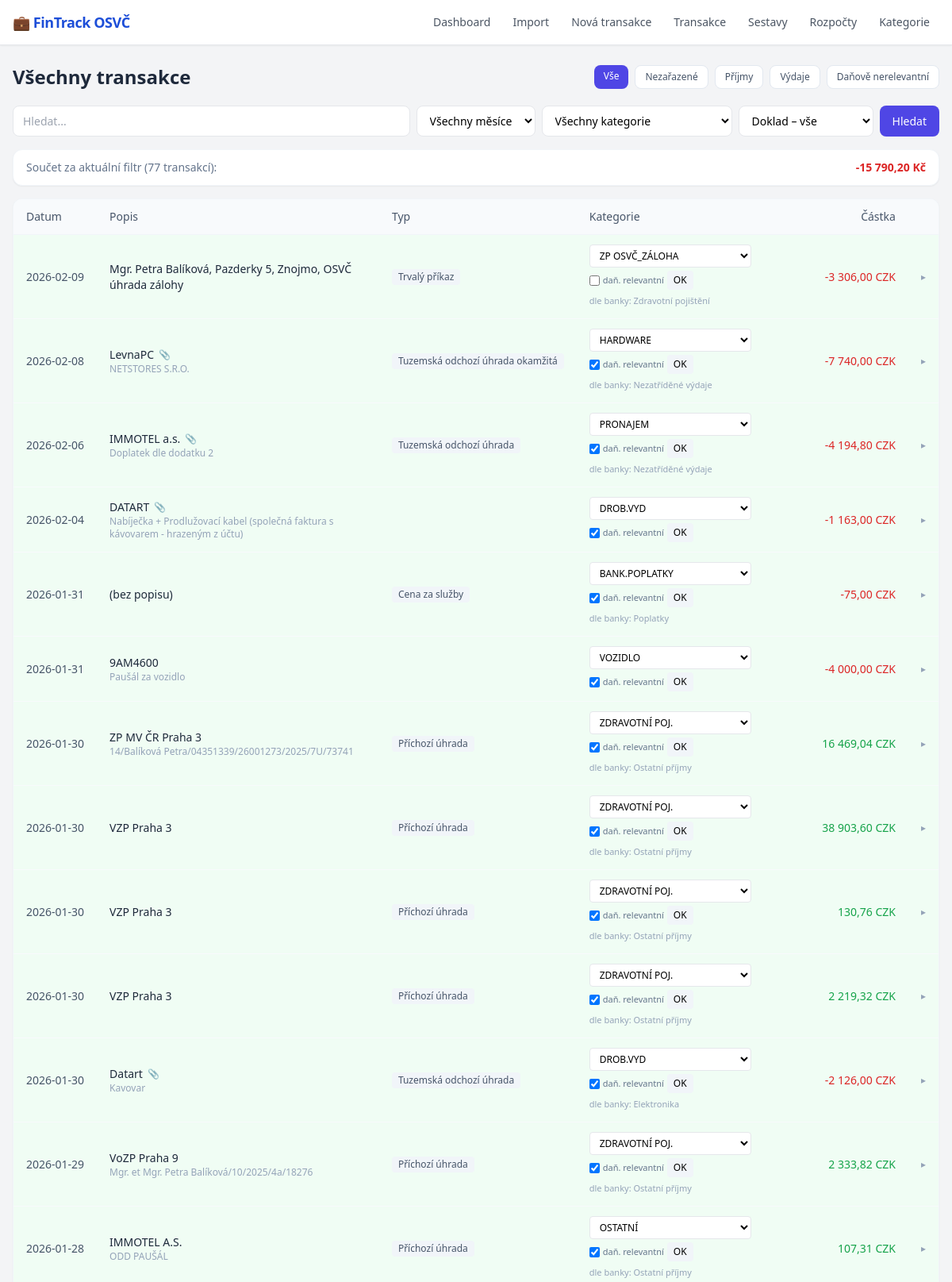
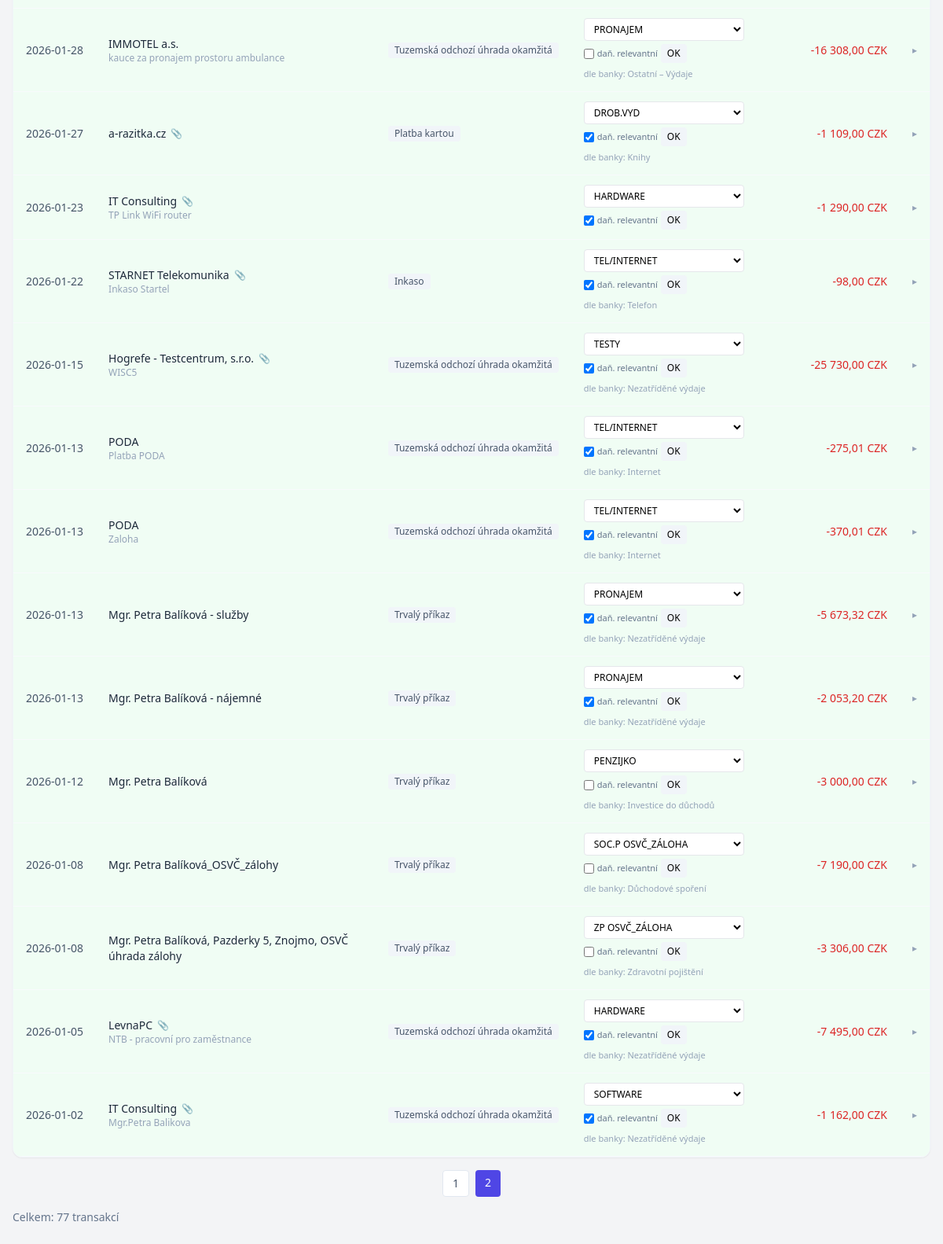
Screenshot of /transactions?page=2 with the database file from the repository (2 pictures, top to bottom).
### database.py (models this page shows)
class Transaction(Base):
    __tablename__ = "transactions"
    id = Column(Integer, primary_key=True, index=True)
    import_batch_id = Column(Integer, ForeignKey("import_batches.id"), nullable=True)
    category_id = Column(Integer, ForeignKey("categories.id"), nullable=True)
    cs_transaction_id = Column(String, nullable=True, index=True)
    date = Column(String, nullable=True)
    year = Column(Integer, nullable=True, index=True)
    month = Column(Integer, nullable=True, index=True)
    amount = Column(Float, nullable=False, default=0.0)
    currency = Column(String, default="CZK")
    counterparty_account = Column(String, nullable=True)
    counterparty_name = Column(String, nullable=True)
    bank_code = Column(String, nullable=True)
    iban = Column(String, nullable=True)
    bic = Column(String, nullable=True)
    variable_symbol = Column(String, nullable=True)
    constant_symbol = Column(String, nullable=True)
    specific_symbol = Column(String, nullable=True)
    description = Column(Text, nullable=True)
    transaction_type = Column(String, nullable=True)
    message_for_me = Column(Text, nullable=True)
    payer_address = Column(Text, nullable=True)
    message_for_recipient = Column(Text, nullable=True)
    recipient_address = Column(Text, nullable=True)
    note = Column(Text, nullable=True)
    bank_category = Column(String, nullable=True)
    card_number = Column(String, nullable=True)
    card_location = Column(String, nullable=True)
    payment_reference = Column(String, nullable=True)
    raw_data = Column(Text, nullable=True)
    is_income = Column(Boolean, default=False)
    source_type = Column(String, default="bank")
    tax_relevant = Column(Boolean, default=True)
    document_url = Column(Text, nullable=True)
    suggested_category_id = Column(Integer, ForeignKey("categories.id"), nullable=True)
    suggested_tax_relevant = Column(Boolean, nullable=True)
    receipt_path = Column(String, nullable=True)
    import_batch = relationship("ImportBatch", back_populates="transactions")
    category = relationship("Category", back_populates="transactions", foreign_keys=[category_id])
    suggested_category = relationship("Category", foreign_keys=[suggested_category_id])

### main.py (the view)
@app.get("/transactions", response_class=HTMLResponse)
async def transactions_page(
    request: Request,
    t_type: Optional[str] = None,
    search: Optional[str] = None,
    month: Optional[str] = None,
    category: Optional[str] = None,
    has_doc: Optional[str] = None,
    page: int = 1,
    msg: Optional[str] = None,
):
    db = SessionLocal()
    try:
        q = db.query(Transaction)
        if t_type == "unclassified":
            q = q.filter(Transaction.category_id == None, Transaction.tax_relevant == True)
        elif t_type == "income":
            q = q.filter(Transaction.is_income == True, Transaction.tax_relevant == True)
        elif t_type == "expense":
            q = q.filter(Transaction.is_income == False, Transaction.tax_relevant == True)
        elif t_type == "not_relevant":
            q = q.filter(Transaction.tax_relevant == False)
        if search:
            q = q.filter(
                (Transaction.description.ilike(f"%{search}%")) |
                (Transaction.counterparty_name.ilike(f"%{search}%"))
            )
        if month:
            try:
                parts = month.split("-")
                q = q.filter(Transaction.year == int(parts[0]), Transaction.month == int(parts[1]))
            except Exception:
                pass
        if category:
            cat_obj = db.query(Category).filter(Category.name == category).first()
            q = q.filter(Transaction.category_id == (cat_obj.id if cat_obj else -1))
        if has_doc == "yes":
            q = q.filter(Transaction.document_url.isnot(None), Transaction.document_url != "")
        elif has_doc == "no":
            q = q.filter(
                (Transaction.document_url.is_(None)) | (Transaction.document_url == "")
            )
        q = q.order_by(Transaction.date.desc())
        all_matching = q.all()
        total_count = len(all_matching)
        total_sum = sum(t.amount for t in all_matching)
        per_page = 50
        total_pages = max(1, (total_count + per_page - 1) // per_page)
        page = max(1, min(page, total_pages))
        txns = all_matching[(page - 1) * per_page: page * per_page]
        cats = db.query(Category).filter(Category.is_active == True).order_by(Category.name).all()
        all_months_q = db.query(Transaction.year, Transaction.month).distinct().order_by(
            Transaction.year.desc(), Transaction.month.desc()).all()
        months_list = [f"{r[0]}-{r[1]:02d}" for r in all_months_q]
        t_list = []
        for t in txns:
            t_list.append({
                "id": t.id,
                "date": t.date,
                "description": t.description or "",
                "counterparty": t.counterparty_name or "",
                "counterparty_account": t.counterparty_account or "",
                "iban": t.iban or "",
                "bic": t.bic or "",
                "bank_code": t.bank_code or "",
                "amount": t.amount,
                "currency": t.currency or "CZK",
                "is_income": t.is_income,
                "tax_relevant": t.tax_relevant,
                "source_type": t.source_type or "bank",
                "document_url": t.document_url or "",
                "category": cat_name(db, t.category_id),
                "suggested_category": cat_name(db, t.suggested_category_id) if not t.category_id else None,
                "suggested_tax_relevant": t.suggested_tax_relevant if not t.category_id else None,
                "transaction_type": t.transaction_type or "",
                "message_for_me": t.message_for_me or "",
                "payer_address": t.payer_address or "",
                "message_for_recipient": t.message_for_recipient or "",
                "recipient_address": t.recipient_address or "",
                "note": t.note or "",
                "bank_category": t.bank_category or "",
                "cs_transaction_id": t.cs_transaction_id or "",
                "card_number": t.card_number or "",
                "card_location": t.card_location or "",
                "payment_reference": t.payment_reference or "",
                "variable_symbol": t.variable_symbol or "",
                "constant_symbol": t.constant_symbol or "",
                "specific_symbol": t.specific_symbol or "",
            })
        return render("transactions.html",
                      transactions=t_list, categories=cats,
                      current_filter=t_type, search=search or "",
                      months=months_list, selected_month=month or "",
                      selected_category=category or "", selected_has_doc=has_doc or "",
                      total_sum=total_sum,
                      page=page, total_pages=total_pages, total_count=total_count, msg=msg)
    finally:
        db.close()

### templates/transactions.html (shortened to what this page needs)
{% extends "base.html" %}
{% block content %}
<div class="mb-5 flex items-center justify-between flex-wrap gap-3">
  <div>
    <h1 class="text-2xl font-bold text-slate-800">
      {% if current_filter == 'unclassified' %}Nezařazené položky
      {% elif current_filter == 'not_relevant' %}Daňově nerelevantní položky
      {% elif current_filter == 'income' %}Příjmy
      {% elif current_filter == 'expense' %}Výdaje
      {% else %}Všechny transakce
      {% endif %}
    </h1>
  </div>
  {% set ns = namespace(qs="") %}
  {% if search %}{% set ns.qs = ns.qs ~ "&search=" ~ search|urlencode %}{% endif %}
  {% if selected_month %}{% set ns.qs = ns.qs ~ "&month=" ~ selected_month %}{% endif %}
  {% if selected_category %}{% set ns.qs = ns.qs ~ "&category=" ~ selected_category|urlencode %}{% endif %}
  {% if selected_has_doc %}{% set ns.qs = ns.qs ~ "&has_doc=" ~ selected_has_doc %}{% endif %}
  <div class="flex gap-2 flex-wrap">
    <a href="/transactions{% if ns.qs %}?{{ ns.qs[1:] }}{% endif %}" class="px-3 py-1.5 rounded-lg text-xs font-medium {% if not current_filter %}bg-indigo-600 text-white{% else %}bg-white border border-slate-200 text-slate-600 hover:bg-slate-50{% endif %}">Vše</a>
    <a href="/transactions?t_type=unclassified{{ ns.qs }}" class="px-3 py-1.5 rounded-lg text-xs font-medium {% if current_filter == 'unclassified' %}bg-orange-500 text-white{% else %}bg-white border border-slate-200 text-slate-600 hover:bg-slate-50{% endif %}">Nezařazené</a>
    <a href="/transactions?t_type=income{{ ns.qs }}" class="px-3 py-1.5 rounded-lg text-xs font-medium {% if current_filter == 'income' %}bg-green-600 text-white{% else %}bg-white border border-slate-200 text-slate-600 hover:bg-slate-50{% endif %}">Příjmy</a>
    <a href="/transactions?t_type=expense{{ ns.qs }}" class="px-3 py-1.5 rounded-lg text-xs font-medium {% if current_filter == 'expense' %}bg-red-500 text-white{% else %}bg-white border border-slate-200 text-slate-600 hover:bg-slate-50{% endif %}">Výdaje</a>
    <a href="/transactions?t_type=not_relevant{{ ns.qs }}" class="px-3 py-1.5 rounded-lg text-xs font-medium {% if current_filter == 'not_relevant' %}bg-slate-600 text-white{% else %}bg-white border border-slate-200 text-slate-600 hover:bg-slate-50{% endif %}">Daňově nerelevantní</a>
  </div>
</div>
<form method="get" class="flex gap-2 mb-4 flex-wrap">
  <input type="text" name="search" value="{{ search }}" placeholder="Hledat..." class="border rounded-lg px-3 py-2 text-sm flex-1 min-w-40">
  <select name="month" class="border rounded-lg px-3 py-2 text-sm bg-white">
    <option value="">Všechny měsíce</option>
  </select>
  <select name="category" class="border rounded-lg px-3 py-2 text-sm bg-white">
    <option value="">Všechny kategorie</option>
  </select>
  <select name="has_doc" class="border rounded-lg px-3 py-2 text-sm bg-white">
    <option value="">Doklad – vše</option>
  </select>
  <button type="submit" class="bg-indigo-600 text-white px-4 py-2 rounded-lg text-sm hover:bg-indigo-700">Hledat</button>
</form>
<div class="bg-white rounded-xl shadow-sm border border-slate-100 px-4 py-3 mb-4 flex items-center justify-between flex-wrap gap-2 text-sm">
  <span class="text-slate-500">Součet za aktuální filtr ({{ total_count }} transakcí):</span>
  <span class="font-semibold {% if total_sum >= 0 %}text-green-600{% else %}text-red-600{% endif %}">{{ total_sum|czk }} Kč</span>
</div>
<div class="bg-white rounded-xl shadow-sm border border-slate-100 overflow-hidden overflow-x-auto">
  <table class="w-full text-sm">
    <thead class="bg-slate-50 border-b border-slate-100">
      <tr>
        <th class="text-left px-4 py-3 text-slate-600 font-medium">Datum</th>
        <th class="text-left px-4 py-3 text-slate-600 font-medium">Popis</th>
        <th class="text-left px-4 py-3 text-slate-600 font-medium">Typ</th>
        <th class="text-left px-4 py-3 text-slate-600 font-medium">Kategorie</th>
        <th class="text-right px-4 py-3 text-slate-600 font-medium">Částka</th>
        <th class="text-left px-4 py-3 text-slate-600 font-medium"></th>
      </tr>
    </thead>
    <tbody>
      {% for t in transactions %}
      {% set msg_text = t.message_for_me or t.message_for_recipient or t.note or t.description %}
      {% set selected_name = t.category or t.suggested_category %}
      {% set relevant_checked = t.tax_relevant if t.category else (t.suggested_tax_relevant if t.suggested_category else t.tax_relevant) %}
      <tr id="row-{{ t.id }}" data-has-suggestion="{{ '1' if t.suggested_category else '0' }}"
          class="tx-row border-b border-slate-50 cursor-pointer {% if t.category %}bg-green-50 hover:bg-green-100{% elif t.suggested_category %}bg-orange-50 hover:bg-orange-100{% else %}bg-red-50 hover:bg-red-100{% endif %}"
          onclick="var d=document.getElementById('detail-{{ t.id }}'); d.classList.toggle('hidden'); var i=document.getElementById('arrow-{{ t.id }}'); i.textContent = d.classList.contains('hidden') ? '▸' : '▾';">
        <td class="px-4 py-3 text-slate-600 whitespace-nowrap">{{ t.date }}</td>
        <td class="px-4 py-3 text-slate-800">
          <div class="font-medium flex items-center gap-1.5">
            {{ t.counterparty or msg_text or '(bez popisu)' }}
            <span id="docbadge-{{ t.id }}" title="K transakci je uložen odkaz na doklad" class="text-xs {% if not t.document_url %}hidden{% endif %}">📎</span>
          </div>
          {% if msg_text and t.counterparty %}
          <div class="text-xs text-slate-400">{{ msg_text }}</div>
          {% endif %}
        </td>
        <td class="px-4 py-3 text-slate-500 text-xs whitespace-nowrap">
          {% if t.transaction_type %}
          <span class="inline-block bg-slate-100 text-slate-600 px-2 py-0.5 rounded">{{ t.transaction_type }}</span>
          {% endif %}
        </td>
        <td class="px-4 py-3" onclick="event.stopPropagation();">
          <form method="post" action="/transactions/{{ t.id }}/categorize" class="flex gap-1 items-center flex-wrap" onsubmit="return submitCategorize(event, this, {{ t.id }});">
            <select name="category" id="category-{{ t.id }}" data-direction="{{ 'income' if t.is_income else 'expense' }}" class="border rounded px-2 py-1 text-xs bg-white" onchange="onCategorySelect(this, 'relevant-{{ t.id }}', {{ t.id }})">
              {% for c in categories %}
              <option value="{{ c.name }}" data-type="{{ c.category_type }}" data-relevant="{{ '1' if c.default_tax_relevant else '0' }}"
                {% if c.name == selected_name %}selected{% endif %}>{{ c.name }}</option>
              {% endfor %}
            </select>
            <label class="flex items-center gap-1 text-[11px] text-slate-500 whitespace-nowrap">
              <input type="checkbox" id="relevant-{{ t.id }}" name="tax_relevant" value="1" {% if relevant_checked %}checked{% endif %} onchange="onRelevantToggle(this, 'category-{{ t.id }}')">
              daň. relevantní
            </label>
            <button type="submit" class="text-xs bg-slate-100 hover:bg-slate-200 px-2 py-1 rounded">OK</button>
          </form>
          {% if t.bank_category %}
          <div class="text-[11px] text-slate-400 mt-1">dle banky: {{ t.bank_category }}</div>
          {% endif %}
        </td>
        <td class="px-4 py-3 text-right font-medium whitespace-nowrap {% if t.amount > 0 %}text-green-600{% else %}text-red-600{% endif %}">
          {{ t.amount|czk }} {{ t.currency }}
        </td>
        <td class="px-4 py-3 text-slate-400 text-xs" id="arrow-{{ t.id }}">▸</td>
      </tr>
      {% else %}
      <tr>
        <td colspan="6" class="px-4 py-8 text-center text-slate-400">Žádné transakce nenalezeny.</td>
      </tr>
      {% endfor %}
    </tbody>
  </table>
</div>
{% if total_pages > 1 %}
<div class="flex gap-2 mt-4 justify-center flex-wrap">
  {% for p in range(1, total_pages + 1) %}
  <a href="?page={{ p }}"
     class="px-3 py-1.5 rounded text-sm {% if p == page %}bg-indigo-600 text-white{% else %}bg-white border border-slate-200 text-slate-600 hover:bg-slate-50{% endif %}">
    {{ p }}
  </a>
  {% endfor %}
</div>
{% endif %}
<div class="mt-4 text-sm text-slate-500">
  Celkem: {{ total_count }} transakcí
</div>
{% endblock %}

### rows the page displays
Transaction: date "2026-02-09", message_for_recipient "Mgr. Petra Balíková, Pazderky 5, Znojmo, OSVČ úhrada zálohy", transaction_type "Trvalý příkaz", bank_category "Zdravotní pojištění", amount|czk "-3 306,00", currency "CZK"
Transaction: date "2026-02-08", counterparty_name "LevnaPC", transactions "NETSTORES S.R.O.", transaction_type "Tuzemská odchozí úhrada okamžitá", bank_category "Nezatříděné výdaje", amount|czk "-7 740,00", currency "CZK"
Transaction: date "2026-02-06", counterparty_name "IMMOTEL a.s.", transactions "Doplatek dle dodatku 2", transaction_type "Tuzemská odchozí úhrada", bank_category "Nezatříděné výdaje", amount|czk "-4 194,80", currency "CZK"
Transaction: date "2026-02-04", counterparty_name "DATART", transactions "Nabíječka + Prodlužovací kabel (společná faktura s kávovarem - hrazeným z účtu)", amount|czk "-1 163,00", currency "CZK"
Transaction: date "2026-01-31", transaction_type "Cena za služby", bank_category "Poplatky", amount|czk "-75,00", currency "CZK"
Transaction: date "2026-01-31", counterparty_name "9AM4600", transactions "Paušál za vozidlo", amount|czk "-4 000,00", currency "CZK"
Transaction: date "2026-01-30", counterparty_name "ZP MV ČR Praha 3", transactions "14/Balíková Petra/04351339/26001273/2025/7U/73741", transaction_type "Příchozí úhrada", bank_category "Ostatní příjmy", amount|czk "16 469,04", currency "CZK"
Transaction: date "2026-01-30", counterparty_name "VZP Praha 3", transaction_type "Příchozí úhrada", bank_category "Ostatní příjmy", amount|czk "38 903,60", currency "CZK"
Transaction: date "2026-01-30", counterparty_name "VZP Praha 3", transaction_type "Příchozí úhrada", bank_category "Ostatní příjmy", amount|czk "130,76", currency "CZK"
Transaction: date "2026-01-30", counterparty_name "VZP Praha 3", transaction_type "Příchozí úhrada", bank_category "Ostatní příjmy", amount|czk "2 219,32", currency "CZK"
Transaction: date "2026-01-30", counterparty_name "Datart", transactions "Kavovar", transaction_type "Tuzemská odchozí úhrada", bank_category "Elektronika", amount|czk "-2 126,00", currency "CZK"
Transaction: date "2026-01-29", counterparty_name "VoZP Praha 9", transactions "Mgr. et Mgr. Petra Balíková/10/2025/4a/18276", transaction_type "Příchozí úhrada", bank_category "Ostatní příjmy", amount|czk "2 333,82", currency "CZK"
Transaction: date "2026-01-28", counterparty_name "IMMOTEL A.S.", transactions "ODD PAUŠÁL", transaction_type "Příchozí úhrada", bank_category "Ostatní příjmy", amount|czk "107,31", currency "CZK"
Transaction: date "2026-01-28", counterparty_name "IMMOTEL a.s.", transactions "kauce za pronajem prostoru ambulance", transaction_type "Tuzemská odchozí úhrada okamžitá", bank_category "Ostatní – Výdaje", amount|czk "-16 308,00", currency "CZK"
Transaction: date "2026-01-27", counterparty_name "a-razitka.cz", transaction_type "Platba kartou", bank_category "Knihy", amount|czk "-1 109,00", currency "CZK"
Transaction: date "2026-01-23", counterparty_name "IT Consulting", transactions "TP Link WiFi router", amount|czk "-1 290,00", currency "CZK"
Transaction: date "2026-01-22", counterparty_name "STARNET Telekomunika", transactions "Inkaso Startel", transaction_type "Inkaso", bank_category "Telefon", amount|czk "-98,00", currency "CZK"
Transaction: date "2026-01-15", counterparty_name "Hogrefe - Testcentrum, s.r.o.", transactions "WISC5", transaction_type "Tuzemská odchozí úhrada okamžitá", bank_category "Nezatříděné výdaje", amount|czk "-25 730,00", currency "CZK"
Transaction: date "2026-01-13", counterparty_name "PODA", transactions "Platba PODA", transaction_type "Tuzemská odchozí úhrada okamžitá", bank_category "Internet", amount|czk "-275,01", currency "CZK"
Transaction: date "2026-01-13", counterparty_name "PODA", transactions "Zaloha", transaction_type "Tuzemská odchozí úhrada okamžitá", bank_category "Internet", amount|czk "-370,01", currency "CZK"
Transaction: date "2026-01-13", message_for_recipient "Mgr. Petra Balíková - služby", transaction_type "Trvalý příkaz", bank_category "Nezatříděné výdaje", amount|czk "-5 673,32", currency "CZK"
Transaction: date "2026-01-13", message_for_recipient "Mgr. Petra Balíková - nájemné", transaction_type "Trvalý příkaz", bank_category "Nezatříděné výdaje", amount|czk "-2 053,20", currency "CZK"
Transaction: date "2026-01-12", message_for_recipient "Mgr. Petra Balíková", transaction_type "Trvalý příkaz", bank_category "Investice do důchodů", amount|czk "-3 000,00", currency "CZK"
Transaction: date "2026-01-08", message_for_recipient "Mgr. Petra Balíková_OSVČ_zálohy", transaction_type "Trvalý příkaz", bank_category "Důchodové spoření", amount|czk "-7 190,00", currency "CZK"
Transaction: date "2026-01-08", message_for_recipient "Mgr. Petra Balíková, Pazderky 5, Znojmo, OSVČ úhrada zálohy", transaction_type "Trvalý příkaz", bank_category "Zdravotní pojištění", amount|czk "-3 306,00", currency "CZK"
Transaction: date "2026-01-05", counterparty_name "LevnaPC", transactions "NTB - pracovní pro zaměstnance", transaction_type "Tuzemská odchozí úhrada okamžitá", bank_category "Nezatříděné výdaje", amount|czk "-7 495,00", currency "CZK"
Transaction: date "2026-01-02", counterparty_name "IT Consulting", transactions "Mgr.Petra Balikova", transaction_type "Tuzemská odchozí úhrada okamžitá", bank_category "Nezatříděné výdaje", amount|czk "-1 162,00", currency "CZK"

### other values shown
{{ total_count }} "77"
{{ total_sum|czk }} "-15 790,20"
{{ t.counterparty or msg_text or '(bez popisu)' }} "(bez popisu)"
{{ p }} "1" "2"
form field category "ZP OSVČ_ZÁLOHA"
form field category "HARDWARE"
form field category "PRONAJEM"
form field category "DROB.VYD"
form field category "BANK.POPLATKY"
form field category "VOZIDLO"
form field category "ZDRAVOTNÍ POJ."
form field category "OSTATNÍ"
form field category "TEL/INTERNET"
form field category "TESTY"
form field category "PENZIJKO"
